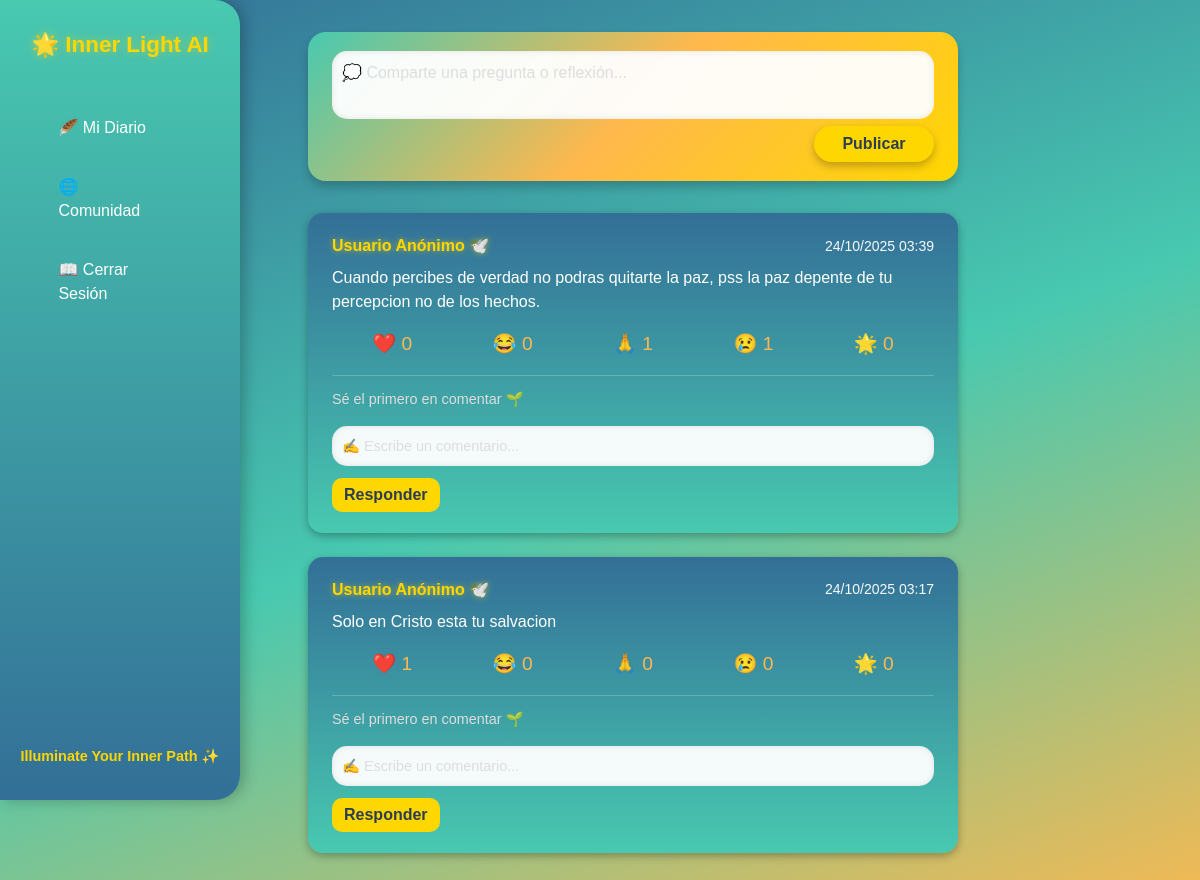
Page /journal/community/ on the earlier database version.
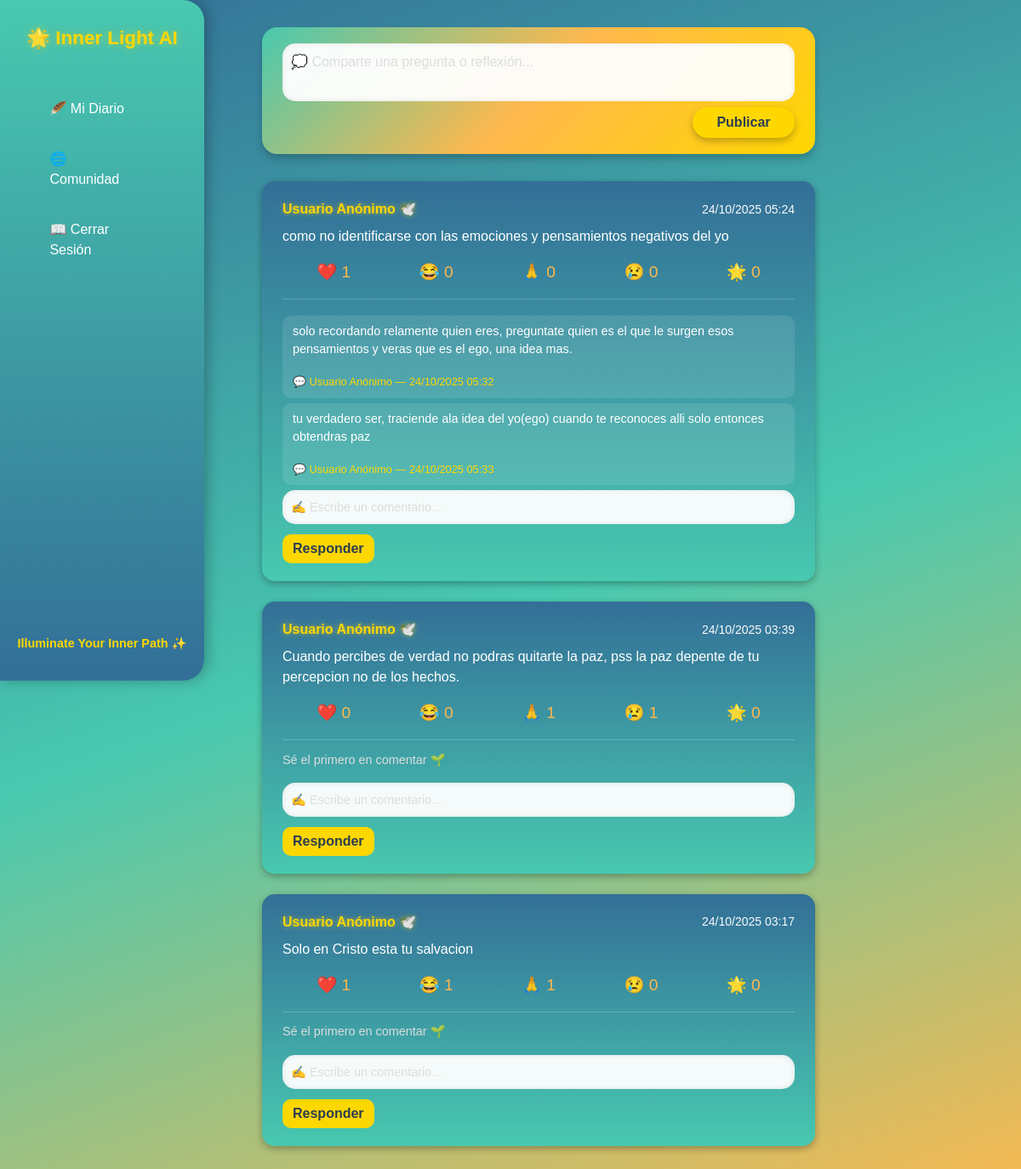
Same page on the later database version.
### journal/models.py (models this page shows, shortened)
class CommunityPost(models.Model):
    user = models.ForeignKey(User, on_delete=models.CASCADE)
    content = models.TextField(max_length=280)
    created_at = models.DateTimeField(auto_now_add=True)

class CommunityComment(models.Model):
    post = models.ForeignKey(CommunityPost, on_delete=models.CASCADE, related_name='comments')
    user = models.ForeignKey(User, on_delete=models.CASCADE)
    content = models.TextField()
    created_at = models.DateTimeField(auto_now_add=True)

### journal/views.py (the view)
# urls.py: path('community/', views.community_feed, name='community'),
def community_feed(request):
    posts = CommunityPost.objects.all().order_by('-created_at').prefetch_related('reactions', 'comments')
    for post in posts:
        post.heart_count = post.reactions.filter(reaction_type='heart').count()
        post.laugh_count = post.reactions.filter(reaction_type='laugh').count()
        post.pray_count = post.reactions.filter(reaction_type='pray').count()
        post.sad_count = post.reactions.filter(reaction_type='sad').count()
        post.light_count = post.reactions.filter(reaction_type='light').count()
    return render(request, 'journal/community.html', {'posts': posts})

### journal/templates/journal/community.html (shortened to what this page needs)
{% extends "journal/base_journal.html" %}
{% block content %}
<div class="sidebar">
    <h2>🌟 Inner Light AI</h2>
    <nav>
        <a href="{% url 'journal:list' %}">🪶 Mi Diario</a>
        <a href="{% url 'journal:community' %}">🌐 Comunidad</a>
        <a href="{% url 'logout' %}">📖 Cerrar Sesión</a>
    </nav>
    <div class="footer">
        Illuminate Your Inner Path ✨
    </div>
</div>
<div class="content">
    <div class="card header-card">
        <form method="POST" action="{% url 'journal:create_post' %}">
            <textarea name="content" rows="2" placeholder="💭 Comparte una pregunta o reflexión..." required></textarea>
            <div style="text-align: right;">
                <button type="submit" class="btn btn-publish">Publicar</button>
            </div>
        </form>
    </div>
    {% for post in posts %}
        <div class="post-card">
            <div class="post-header">
                <span class="username">Usuario Anónimo 🕊️</span>
                <span class="small text-light">{{ post.created_at|date:"d/m/Y H:i" }}</span>
            </div>
            <p class="mt-2 mb-3">{{ post.content }}</p>
            <div class="reaction-bar">
                <a href="{% url 'journal:react_to_post' post.id 'heart' %}">❤️ {{ post.heart_count }}</a>
                <a href="{% url 'journal:react_to_post' post.id 'laugh' %}">😂 {{ post.laugh_count }}</a>
                <a href="{% url 'journal:react_to_post' post.id 'pray' %}">🙏 {{ post.pray_count }}</a>
                <a href="{% url 'journal:react_to_post' post.id 'sad' %}">😢 {{ post.sad_count }}</a>
                <a href="{% url 'journal:react_to_post' post.id 'light' %}">🌟 {{ post.light_count }}</a>
            </div>
            <div class="comment-section">
                {% for comment in post.comments.all %}
                    <div class="comment">
                        <p>{{ comment.content }}</p>
                        <small>💬 Usuario Anónimo — {{ comment.created_at|date:"d/m/Y H:i" }}</small>
                    </div>
                {% empty %}
                    <p style="font-size: 0.9rem; color: #ddd;">Sé el primero en comentar 🌱</p>
                {% endfor %}
                <form method="POST" action="{% url 'journal:add_comment' post.id %}" class="comment-form">
                    <textarea name="content" placeholder="✍️ Escribe un comentario..." required></textarea>
                    <button type="submit">Responder</button>
                </form>
            </div>
        </div>
    {% empty %}
        <p class="no-posts">🌙 Aún no hay publicaciones. Sé la primera luz del día.</p>
    {% endfor %}
</div>
{% endblock %}

### journal/templates/journal/base_journal.html (shortened to what this page needs)
<!DOCTYPE html>
<html lang="es">
<head>
    <link href="https://cdn.jsdelivr.net/npm/bootstrap@5.3.2/dist/css/bootstrap.min.css" rel="stylesheet">
</head>
<body>
    {% block content %}{% endblock %}
</body>
</html>

### journal/templates/journal/base_journal.html (style rules this page uses)
body { background: linear-gradient(135deg, #3a0ca3, #7209b7, #f72585); color: white; min-height: 100vh; }
.card { background-color: rgba(255,255,255,0.1); border: none; }
textarea { background-color: rgba(255,255,255,0.2); color: white; border: none; }
textarea::placeholder { color: #ddd; }

### journal/templates/journal/community.html (style rules this page uses)
body { background: linear-gradient(160deg, #336F97, #48C9B0, #FFB84D); color: #FFFFFF; font-family: 'Poppins', sans-serif; margin: 0; overflow-x: hidden; }
.sidebar { position: fixed; top: 0; left: 0; width: 240px; height: 100vh; background: linear-gradient(180deg, #48C9B0, #336F97); display: flex; flex-direction: column; align-items: center; padding: 2rem 1rem; border-top-right-radius: 25px; border-bottom-right-radius: 25px; box-shadow: 4px 0 15px rgba(0, 0, 0, 0.25); z-index: 100; }
.sidebar h2 { color: #FFD700; font-weight: 700; font-size: 1.4rem; margin-bottom: 2rem; text-align: center; text-shadow: 0 0 8px rgba(255, 215, 0, 0.5); }
.sidebar nav a { display: block; color: #FFFFFF; text-decoration: none; margin: 15px 0; padding: 10px 20px; width: 85%; text-align: left; border-radius: 10px; font-weight: 500; transition: all 0.3s ease; }
.sidebar .footer { margin-top: auto; text-align: center; color: #FFD700; font-weight: 600; font-size: 0.9rem; }
.content { margin-left: 260px; padding: 2rem 2rem 4rem; display: flex; flex-direction: column; align-items: flex-start; }
.header-card { background: linear-gradient(135deg, #48C9B0, #FFB84D, #FFD700); border-radius: 18px; padding: 1.2rem 1.5rem; box-shadow: 0 6px 10px rgba(0, 0, 0, 0.2); margin-bottom: 2rem; width: 90%; max-width: 650px; margin-left: 1rem; }
textarea { border: none; border-radius: 15px; resize: none; padding: 10px; width: 100%; color: #2C3E50; font-size: 1rem; background-color: rgba(255, 255, 255, 0.95); box-shadow: inset 0 0 6px rgba(0, 0, 0, 0.1); }
.btn-publish { background-color: #FFD700; color: #2C3E50; border: none; border-radius: 18px; font-weight: bold; width: 120px; box-shadow: 0 4px 8px rgba(0, 0, 0, 0.25); transition: all 0.2s ease; }
.post-card { background: linear-gradient(180deg, #336F97, #48C9B0); border-radius: 15px; padding: 1.3rem 1.5rem; margin-bottom: 1.5rem; width: 90%; max-width: 650px; margin-left: 1rem; box-shadow: 0 3px 8px rgba(0, 0, 0, 0.3); transition: transform 0.2s ease, box-shadow 0.3s ease; }
.post-header { display: flex; justify-content: space-between; align-items: center; }
.username { font-weight: 600; color: #FFD700; text-shadow: 0 0 6px rgba(255, 215, 0, 0.6); }
.reaction-bar { display: flex; justify-content: space-around; margin-top: 0.5rem; }
.reaction-bar a { text-decoration: none; color: #FFB84D; font-size: 1.2rem; transition: transform 0.2s ease, color 0.3s; }
.comment-section { margin-top: 1rem; padding-top: 0.8rem; border-top: 1px solid rgba(255,255,255,0.2); }
.comment { background: rgba(255,255,255,0.1); border-radius: 10px; padding: 8px 12px; margin: 6px 0; color: #FFF; font-size: 0.9rem; }
.comment small { color: #FFD700; font-size: 0.8rem; }
.comment-form textarea { height: 40px; font-size: 0.9rem; }
.comment-form button { margin-top: 5px; background-color: #FFD700; color: #2C3E50; border-radius: 10px; font-weight: bold; padding: 5px 12px; border: none; cursor: pointer; }

Differences in the rows shown:
added CommunityPost: created_at "24/10/2025 05:24", content "como no identificarse con las emociones y pensamientos negativos del yo", heart_count "1", laugh_count "0", pray_count "0", sad_count "0", light_count "0"
added CommunityComment: content "solo recordando relamente quien eres, preguntate quien es el que le surgen esos pensamientos y veras que es el ego, una idea mas.", created_at "24/10/2025 05:32"
added CommunityComment: content "tu verdadero ser, traciende ala idea del yo(ego) cuando te reconoces alli solo entonces obtendras paz", created_at "24/10/2025 05:33"
computed for CommunityPost "Solo en Cristo esta tu salvacion": laugh_count "0" → "1"; pray_count "0" → "1"
